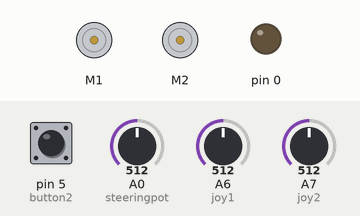
This sketch was run on a simulated Arduino Pro Mini, built with avr-gcc and run on an emulated ATmega328P. On the bench: 2 × DC motor (green arrow = forward, orange = backward, longer = faster), output pins drawn as LEDs (lit = HIGH). Inputs (shaded band) come from the test bench; at power-on: A6 (joy1) = 512, A7 (joy2) = 512, pin 5 (button2) HIGH, A0 (steeringpot) = 512.

Above: at 1.2 s.
1.3 s: A6 (joy1) set to 330
At 2.5 s:
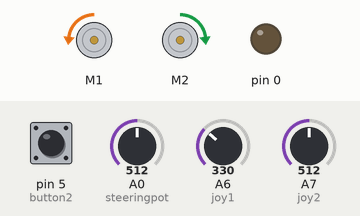
2.8 s: A7 (joy2) set to 330
At 3.2 s:
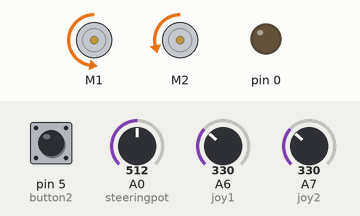
4.3 s: pin 5 (button2) pulled LOW for 0.15 s
At 5.3 s:
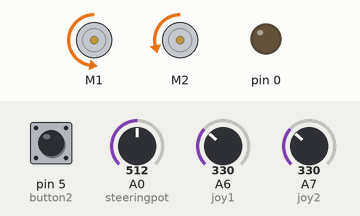
5.9 s: A6 (joy1) set to 350
At 6.8 s:
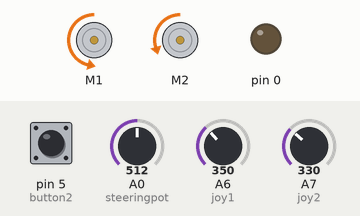
7.4 s: A7 (joy2) set to 350
At 8.6 s:
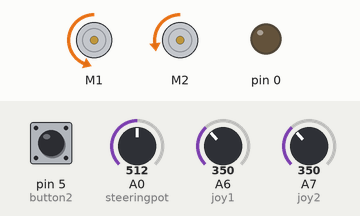
8.9 s: pin 5 (button2) pulled LOW for 1 s
At 9.7 s:
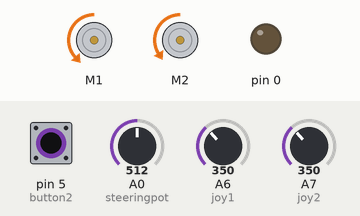
Timing chart, 0 to 11.9 s (numbered marks = the images above; inputs shaded):
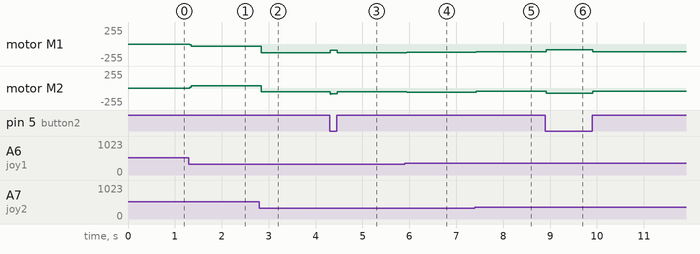

Measured:
- after the input at 1.3 s, motor M1: stopped → backward 36/255 at once; motor M2: stopped → forward 36/255 at once
- after the input at 2.8 s, motor M1: backward 36/255 → backward 128/255 at once; motor M2: forward 36/255 → backward 56/255 at once
- after the input at 4.3 s, motor M1: backward 128/255 → backward 96/255 at once, → backward 128/255 0.15 s later; motor M2: backward 56/255 → backward 88/255 at once, → backward 56/255 0.15 s later
- after the input at 5.9 s, motor M1: backward 128/255 → backward 124/255 at once; motor M2: backward 56/255 → backward 60/255 at once
- after the input at 7.4 s, motor M1: backward 124/255 → backward 114/255 at once; motor M2: backward 60/255 → backward 50/255 at once
- after the input at 8.9 s, motor M1: backward 114/255 → backward 88/255 at once, → backward 114/255 0.99 s later; motor M2: backward 50/255 → backward 76/255 at once, → backward 50/255 0.99 s later

The sketch:

SUV_MOTOR_CONTROL.ino
```cpp
/*--------------------------------------------------------------
  Program:      SUV MOTOR CONTROL

  Description:  Read wii nunchuck buttons and joystick and control
                2 sabertooth 2x60 motor controllers

  Hardware:     Arduino Pro mini with wii Nunchuck

  Date:         September, 2015

  Author:       Chris Low

 */

//included libraries
#include <SoftwareSerial.h>
#include <Sabertooth.h>
#include <PID_v1.h>

//Define Variables we'll be connecting to
double Setpoint, Input, Output;

//Specify the links and initial tuning parameters
double aggKp=.1, aggKi=.0002, aggKd=.005;
double consKp=.085, consKi=.0025, consKd=.02;
double gap;

//Set upsoftware seirial tx only on pin 11
SoftwareSerial SWSerial(NOT_A_PIN, 11);
Sabertooth ST(128, SWSerial);
PID myPID(&Input, &Output, &Setpoint, consKp, consKi, consKd, DIRECT);

//need to change data types
//pin assignments
const int button1 = 4;
const int button2 = 5;
const int joy1 = A6;
const int joy2 = A7;
const int steeringpot = A0;
const int rcin1 = 8;
const int rcin2 = 12;
const int rcon = 9;
const int open1 = 3;
const int open2 = 6;
const int open3 = 7;

//variable
const int samplenumber = 4;
const int hornvolume =128;
const int leftmax = 340;
const int rightmax = 785;
int joyx;
int joyy;
int horn;
int hornout;
int steering;
int samples;
int joyxtotal;
int joyytotal;
int steeringtotal;
int drivemode;
int joyturn;
int joypower;
int sampledone;
int errorx;
int errory;


void setup() {
// set pinmodes so they are not floating
pinMode(button1, INPUT_PULLUP);
pinMode(button2, INPUT_PULLUP);
pinMode(rcin1, INPUT_PULLUP);
pinMode(rcin2, INPUT_PULLUP);
pinMode(rcon, INPUT_PULLUP);
pinMode(open1, INPUT_PULLUP);
pinMode(open2, INPUT_PULLUP);
pinMode(open3, INPUT_PULLUP);
pinMode(horn, OUTPUT);

SWSerial.begin(9600);
//ST.autobaud();
ST.setTimeout(950);
myPID.SetOutputLimits(-127, 127);
myPID.SetSampleTime(50);
//for debug only
//Serial.begin(9600);
joyxtotal += analogRead(joy1);
joyytotal += analogRead(joy2);
joyxtotal += analogRead(joy1);
joyytotal += analogRead(joy2);
joyxtotal += analogRead(joy1);
joyytotal += analogRead(joy2);
joyxtotal += analogRead(joy1);
joyytotal += analogRead(joy2);
joyxtotal += analogRead(joy1);
joyytotal += analogRead(joy2);
joyxtotal /= 5;
joyytotal /= 5;
errorx = joyxtotal-512;
errory = joyytotal-512;
joyxtotal = 0;
joyytotal = 0;
samples = 0;
steeringtotal = 0;
digitalWrite(horn, LOW);
}

void loop() {

if (samples < samplenumber) {
  joyxtotal += analogRead(joy1);
  joyxtotal -= errorx;
  joyytotal += analogRead(joy2);
  joyytotal -= errory;
  steeringtotal += analogRead(steeringpot);
  samples ++;
}
if (samples >= samplenumber)  {
  joyx = (joyxtotal/samples);
  joyy = (joyytotal/samples);
  steering = (steeringtotal/samples);
  samples = 0;
  joyxtotal = 0;
  joyytotal = 0;
  steeringtotal = 0;
  joyturn = map(joyx, 0, 1023, -50, 50);
  joypower = map(joyy, 0, 1023, -127, 127);
  if (joyturn <= 2 && joyturn >= -2 && joypower <= 3 && joypower >= -3) {
    joyturn = 0;
    joypower = 0;
  }
  Setpoint = map(joyx, 0, 1023, 100, 923);
  Input = map(steering, leftmax, rightmax, 0, 1023);
  gap = abs(Setpoint-Input); //distance away from setpoint
  if (gap < 100)
  {  //we're close to setpoint, use conservative tuning parameters
    myPID.SetTunings(consKp, consKi, consKd);
  }
  else
  {
     //we're far from setpoint, use aggressive tuning parameters
     myPID.SetTunings(aggKp, aggKi, aggKd);
  }
  myPID.Compute();

}

drivemode = digitalRead(button2);

if (drivemode == HIGH)  {
   myPID.SetMode(MANUAL);
   ST.drive(joypower);
   ST.turn(joyturn);
   sampledone = 0;
   //Serial.write("Power ");
   //Serial.println(joypower);
   //Serial.write("Turn ");
   //Serial.println(joyturn);
}
// This section will be used for PID control mode when button is held down
if (drivemode == LOW) {
   myPID.SetMode(AUTOMATIC);
   ST.drive(joypower);
   ST.turn(Output);
   sampledone = 0;

   Serial.write("steering");
   Serial.println(steering);
   Serial.write("Setpoint");
   Serial.println(Setpoint);
   Serial.write("Input");
   Serial.println(Input);
   Serial.println(Output);

  }
/*
horn = digitalRead(button1);
if (horn = LOW) {
  analogWrite(hornout, hornvolume);
}
if (horn = HIGH) {
  analogWrite(hornout, 0);
}
*/
}
```
